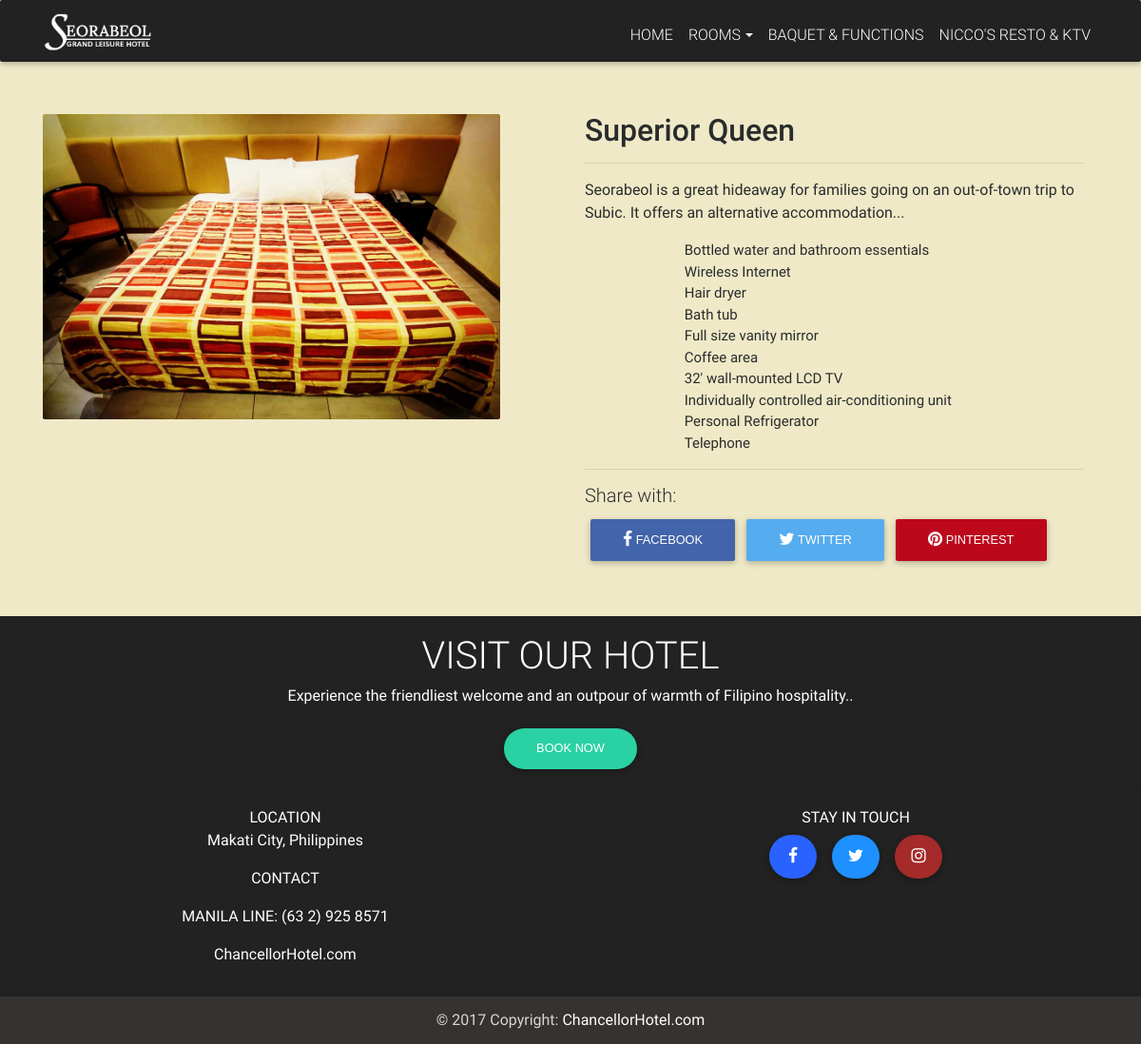
/include/php/view_rooms.php?id=3, run on the app's committed database.
### tables this page shows
CREATE TABLE `accomodation` (
  `room_id` int(11) NOT NULL,
  `room_type` varchar(1000) NOT NULL,
  `room_image` varchar(1000) NOT NULL,
  `room-price` varchar(1000) NOT NULL,
  `room-content` varchar(1500) NOT NULL,
  `room_adult` int(3) NOT NULL,
  `room_child` int(3) NOT NULL,
  `room_availability` varchar(11) NOT NULL
);

CREATE TABLE `accomodation_features` (
  `room_list_item` int(11) NOT NULL,
  `room_list1` varchar(500) NOT NULL,
  `room_list2` varchar(500) NOT NULL,
  `room_list3` varchar(500) NOT NULL,
  `room_list4` varchar(500) NOT NULL,
  `room_list5` varchar(500) NOT NULL,
  `room_list6` varchar(500) NOT NULL,
  `room_list7` varchar(500) NOT NULL,
  `room_list8` varchar(500) NOT NULL,
  `room_list9` varchar(500) NOT NULL,
  `room_list10` varchar(500) NOT NULL,
  `room_list11` varchar(500) NOT NULL,
  `room_list12` varchar(500) NOT NULL,
  `room_list13` varchar(500) NOT NULL
);

### include/php/view_rooms.php (the view, shortened to what this page needs)
<?php
require "connection.php";
?>
<!DOCTYPE html>
<html lang="en">
<head>
  <link rel="stylesheet" href="https://maxcdn.bootstrapcdn.com/font-awesome/4.6.0/css/font-awesome.min.css">
  <link href="../../asset/css/bootstrap.min.css" rel="stylesheet">
  <link href="../../asset/css/mdb.min.css" rel="stylesheet">
  <link href="../../asset/css/style.css" rel="stylesheet">
  <link href="../../asset/css/sweetalert.css" rel="stylesheet">
</head>
<body class="fixed-sn black-skin" style="background: #efe9c7">
  <nav class="navbar fixed-top navbar-toggleable-md navbar-dark scrolling-navbar" style="background-color:#222">
    <div class="container">
      <a class="navbar-brand" href="../../index.php">
        <img src="../../asset/img/hotel/logoreal2.png" style="width:50%;margin-top: 1%">
      </a>
      <div class="collapse navbar-collapse navbar-position" id="navbarNav" >
        <ul class="navbar-nav" style="margin-top:1%">
          <li class="nav-item"><a class="nav-link" href="../../index.php"> HOME <span class="sr-only">(current)</span></a></li>
          <li class="nav-item btn-group"><a class="nav-link dropdown-toggle" data-toggle="dropdown" aria-haspopup="true" aria-expanded="false" href="#" data-offset="100"> ROOMS</a>
            </li>
            <li class="nav-item"><a class="nav-link" href="">BAQUET & FUNCTIONS</a></li>
            <li class="nav-item"><a class="nav-link" href="">NICCO'S RESTO & KTV</a></li>
          </ul>
        </div>
      </div>
    </nav>
    <?php
    $id = $_GET['id'];
    $sql = "SELECT * FROM accomodation WHERE room_id = '$id'";
    $result = mysqli_query($db, $sql);
    while ($rows = mysqli_fetch_array($result))
    {
      ?>
      <div class="container margin-small-top" style="margin-top: 10%;margin-bottom: 3%">
        <div class="row">
          <div class="col-lg-6">
            <div style="padding-right: 1%">
              <img src="../../asset/img/hotel/<?php echo $rows[2]; ?>" style="width:90%" />
            </div>
          </div>
          <div class="col-lg-6">
            <h2 style="font-weight: 500"><?php echo $rows[1]?></h2>
            <div style="padding-right: 3%">
              <hr>
              <p><?php echo $rows[4] ?></p>
              <ul style="margin-left: 20%;font-size: 15px">
                <?php
                $list  = "SELECT * FROM accomodation_features WHERE room_list_item = '$id' ";
                $result_1 = mysqli_query($db, $list);
                while($list = mysqli_fetch_array($result_1))
                {
                  ?>
                  <li ><?php echo $list[2] ?></li>
                  <li><?php echo $list[3] ?></li>
                  <li><?php echo $list[4] ?></li>
                  <li><?php echo $list[5] ?></li>
                  <li><?php echo $list[6] ?></li>
                  <li><?php echo $list[7] ?></li>
                  <li><?php echo $list[8] ?></li>
                  <li><?php echo $list[9] ?></li>
                  <li><?php echo $list[10] ?></li>
                  <li><?php echo $list[11] ?></li>
                  <?php
                }
                ?>
              </ul>
              <hr>
              <div style="padding:0%">
                <h5>Share with:</h4>
                  <ul style="display: flex">
                    <li><button data-network="facebook"  class="btn st-custom-button"  style="background-color: #4264aa"><i class="fa fa-facebook"></i> Facebook</button></li>
                    <li><button data-network="twitter"  class="btn st-custom-button" style="background-color:#55ACEE"><i class="fa fa-twitter"></i> Twitter</button></li>
                    <li><button data-network="pinterest"  class="btn st-custom-button"" style="background-color: #bd081c"><i class="fa fa-pinterest"></i> Pinterest</button></li>
                  </ul>
                </div>
              </div>
            </div>
          </div>
        </div>
        <?php
      }
      ?>
      <footer class="page-footer center-on-small-only" style="background-color:#222">
        <div class="container-fluid wow fadeIn" data-wow-delay="0.6s">
          <div class="row">
            <div class="col-md-12" align="center">
              <h1 class="title">Visit Our Hotel</h1>
              <p>Experience the friendliest welcome and an outpour of warmth of Filipino hospitality..</p>
              <a href="../accomodation.php"><button class="btn" style="background-color:#2AD1A3;border-radius:30px;">BOOK NOW</button></a>
            </div>
          </div>
        </div>
        <hr>
        <div align="center" class="wow fadeIn" data-wow-delay="0.6s">
          <ul style="display:flex;">
            <div class="col-lg-6">
              <li>LOCATION</li>
              <p>Makati City, Philippines</p>
              <p>CONTACT</p>
              <p>MANILA LINE: (63 2) 925 8571</p>
              <p>ChancellorHotel.com</p>
            </div>
            <div class="col-lg-6">
              <li>STAY IN TOUCH</li>
              <button class="btn" style="background-color:#2962ff;border-radius:100px;padding:15px;width:50px;"><i class="fa fa-facebook prefix"></i></button>
              <button class="btn" style="background-color:dodgerblue;border-radius:100px;padding:15px;width:50px;"><i class="fa fa-twitter prefix"></i></button>
              <button class="btn" style="background-color:brown;border-radius:100px;padding:15px;width:50px;"><i class="fa fa-instagram prefix"></i></button>
            </div>
          </ul>
        </div>
        <div class="footer-copyright" style="background-color:#353230">
          <div class="container-fluid">
            © 2017 Copyright: <a href="https://ChancellorHotel.com"> ChancellorHotel.com </a>
          </div>
        </div>
      </footer>
    </body>
    </html>

### asset/css/style.css (style rules this page uses)
html, body, header, .view { height: 100%; }
body { font-style: "raleway"; }
.navbar { background-color: transparent; }
.scrolling-navbar { -webkit-transition: background .5s ease-in-out, padding .5s ease-in-out; -moz-transition: background .5s ease-in-out, padding .5s ease-in-out; transition: background .5s ease-in-out, padding .5s ease-in-out; }
.margin-small-top { margin-top: 30px; }

### data on the page
accomodation: room_image (picture), room_type "Superior Queen", value "Seorabeol is a great hideaway for families going on an out-of-town trip to Subic. It offers an alternative accommodation..."
accomodation_features: room_list2 "Bottled water and bathroom essentials", room_list3 "Wireless Internet", room_list4 "Hair dryer", room_list5 "Bath tub", room_list6 "Full size vanity mirror", room_list7 "Coffee area", room_list8 "32' wall-mounted LCD TV", room_list9 "Individually controlled air-conditioning unit", room_list10 "Personal Refrigerator", room_list11 "Telephone"
